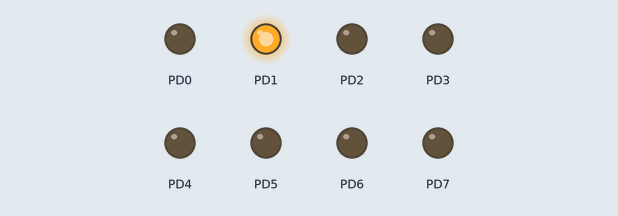
A program run on a simulated ATmega8, built with avr-gcc and emulated at 8 MHz. Shown: output pins drawn as LEDs (lit = HIGH). At 0.0 s the program stops and its outputs stay as they are.

Above: at 0.1 s.
Timing chart, 0 to 1.5 s (numbered marks = the images above):
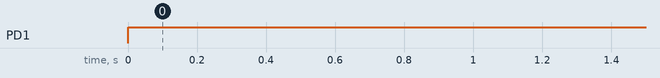

The program:

Slave_SPI.c
```c
/*
 * slave_adc.cpp
 *
 * Created: 12/13/2014 2:54:16 PM
 *  Author: itachi & Yash Sanghavi
 */

#define F_CPU 8000000
#include <avr/io.h>
#include <avr/interrupt.h>
#include <util/delay.h>


//uint8_t data_t;
 volatile uint8_t data_r;
 volatile uint8_t data_r1;
 volatile int counter = 0;
 volatile int  SetComplete = 1;

uint8_t valh1;
uint8_t vall1;
uint8_t valh2;
uint8_t vall2;
uint8_t valh3;
uint8_t vall3;
uint8_t valh4;
uint8_t vall4;
uint8_t valh5;
uint8_t vall5;
uint8_t valh6;
uint8_t vall6;

void SPI_SlaveInit(void)
{
	DDRB=0x10;
	//Set MISO output and all others input
	//EnableSPI, Master set clock rate fosc/128, enable interrupt, DORD zero hence msb transmitted first
	SPCR = 0x00;
	SPCR|=(1<<SPE)|(1<<SPIE)|(1<<CPOL)|(1<<CPHA);
}

uint8_t SPI_Slavetransceive(uint8_t data_t)
{
	SPDR=data_t;
	//Wait for reception complete
	while(!(SPSR & (1<<SPIF)));
	data_r=SPDR;

	return data_r; //return data
}

void SlaveReceive(void)
{
	while(!(SPSR & (1<<SPIF)));
}


void init_adc(void)
{
	DDRC=0x00; //ADC pins are inputs
	ADCSRA=0x86; //0b10000110. Enable ADC. Value of prescaler is 64.
	ACSR=0x80; //Disable analog comparator
}
uint16_t adc(uint8_t mux_input)
{
	uint16_t output1;
	uint16_t output2;
	mux_input=mux_input & 0x07;                         //0b00000111;
	//ADMUX = 0x20| mux_input;             //left adjust result
	ADMUX = mux_input;                   //right adjust result
	ADCSRA |= (1<<ADSC);                                // start adc conversion

	while(((ADCSRA & 0x10)==0));
	output1=ADCL;
	output2=ADCH;
	output2=(output2<<8)+output1;
	ADCSRA = ADCSRA|0x10;  //clear ADCIF (ADC Interrupt Flag) by writing 1 to it

	return output2;
}

uint8_t adc_hvalue(uint16_t output2)
{
uint8_t hvalue=(output2>>8);
return hvalue;

}
uint8_t adc_lvalue(uint16_t output2)
{
uint8_t lvalue=output2;
return lvalue;
}

ISR(SPI_STC_vect)
{
	data_r1 = SPDR;
	counter = counter+1;
	SetComplete = 0;
	switch(counter)
	{
		case 1: SPDR = vall1;
		break;
		case 2: SPDR = valh1;
		break;
		case 3: SPDR = vall2;
		break;
		case 4: SPDR = valh2;
		break;
		case 5: SPDR = vall3;
		break;
		case 6: SPDR = valh3;
		break;
		case 7: SPDR = vall4;
		break;
		case 8: SPDR = valh4;
		break;
		case 9: SPDR = vall5;
		break;
		case 10: SPDR = valh5;
		break;
		case 11: SPDR = vall6;
		break;
		case 12: SPDR = valh6;
		//counter = 0;
		break;
		case 13: counter = 0;
		SetComplete = 1;
	}
}

int main(void)
{

	DDRD=0xFF;

	//_delay_ms(2000);
	//PORTA IS FOR ADC CHANNELS IN ATMEGA32
	uint16_t output0;
	uint16_t output1;
	uint16_t output2;
	uint16_t output3;
	uint16_t output4;
	uint16_t output5;

	SPI_SlaveInit();
	init_adc();
	sei();
	//DDRC = 0x00;

	//DDRC = 0xFF;

	while(1)
	{

	//for 10 bit conversion read ADCL first

	if (SetComplete == 1)
	{
	output0=adc(0x00);
	vall1=adc_lvalue(output0);
	valh1=adc_hvalue(output0);

	output1=adc(0x01);
	vall2=adc_lvalue(output1);
	valh2=adc_hvalue(output1);

	output2=adc(0x02);
	vall3=adc_lvalue(output2);
	valh3=adc_hvalue(output2);

	output3=adc(0x03);
	vall4=adc_lvalue(output3);
	valh4=adc_hvalue(output3);

	output4=adc(0x04);
	vall5=adc_lvalue(output4);
	valh5=adc_hvalue(output4);

	output5=adc(0x05);
	vall6=adc_lvalue(output5);
	valh6=adc_hvalue(output5);
	PORTD=valh2;
	SetComplete = 0;
	}
	//data_r = SPI_Slavetransceive(0xF1);

	//PORTC=data_r1;
	}
}
```

Measured:
- by itself, PD1: LOW → HIGH at 0.00 s
